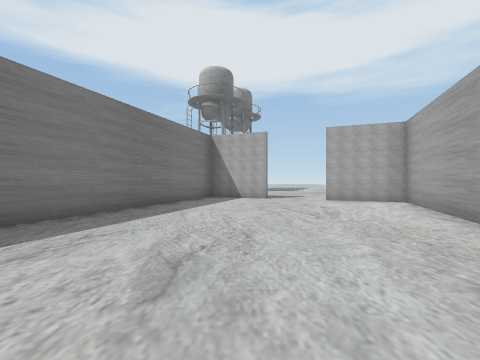
View 1 (above)

22 first-person views from a walk through a scene from a Unity 3-D project. The camera is 1.3 m above the floor, looks level and sees 90° across. The floor is counted in squares, 2 m on a side. Each view is taken from the middle of a square. On the plan, view 1 faces up. The plan holds only what a view shows up to about 9 squares ahead; the rest is blank. The place goes on beyond the plan. Some surface patterns are stand-ins.

View 2
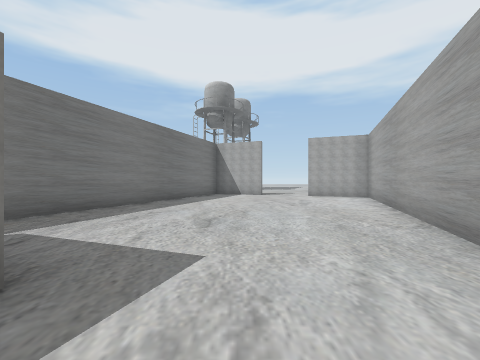

View 3
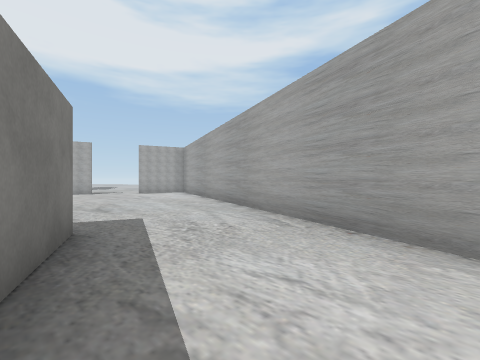

View 4
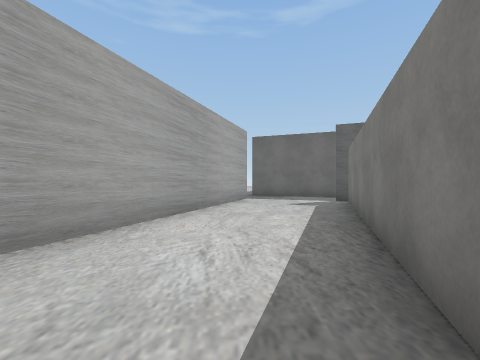

View 5
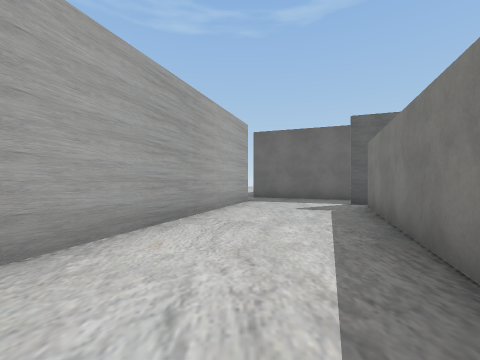

View 6
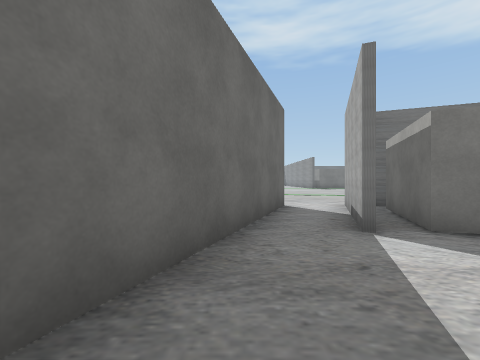

View 7
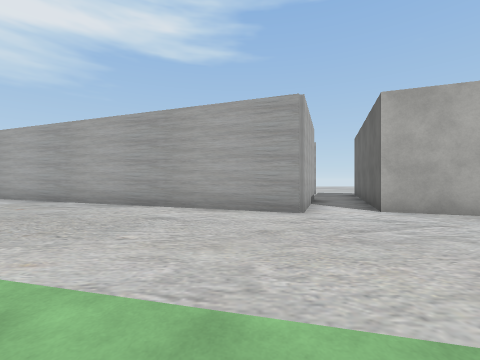

View 8
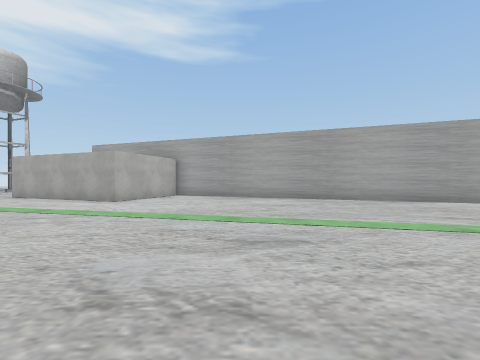

View 9
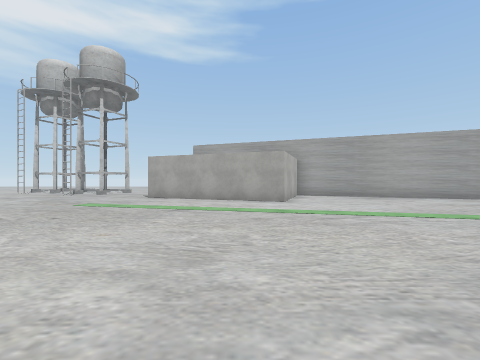

View 10
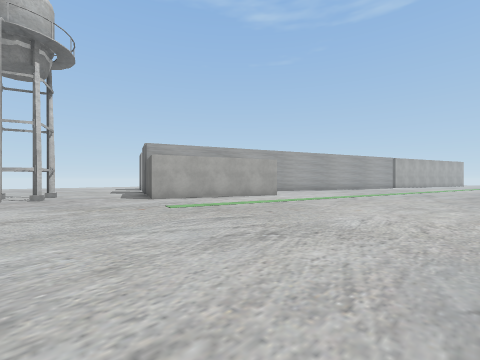

View 11
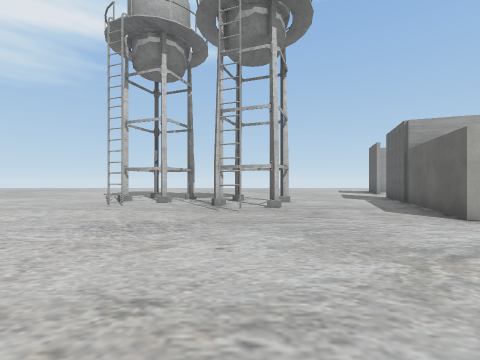

View 12
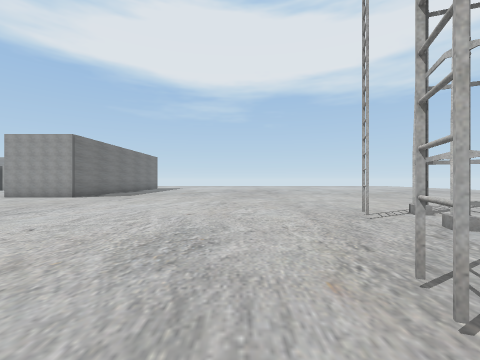

View 13
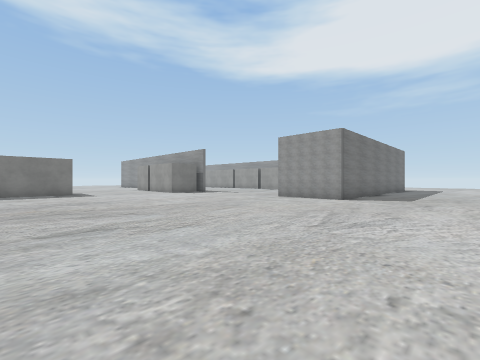

View 14
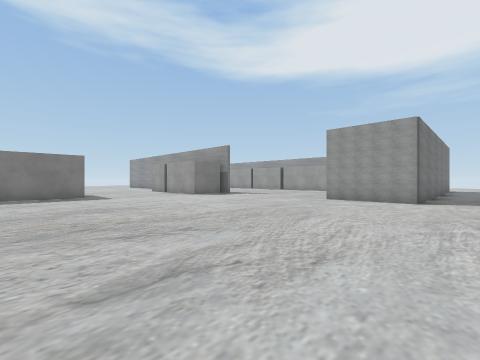

View 15
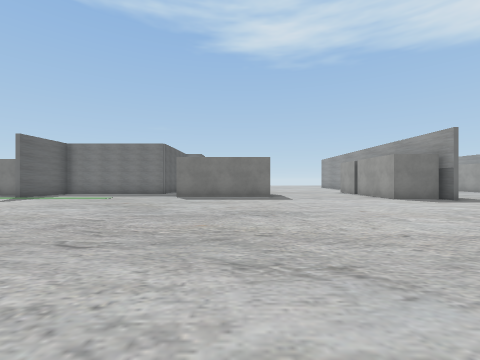

View 16
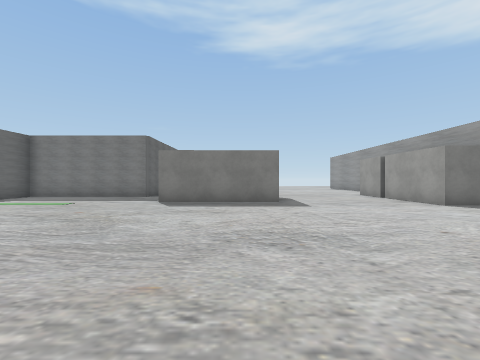

View 17
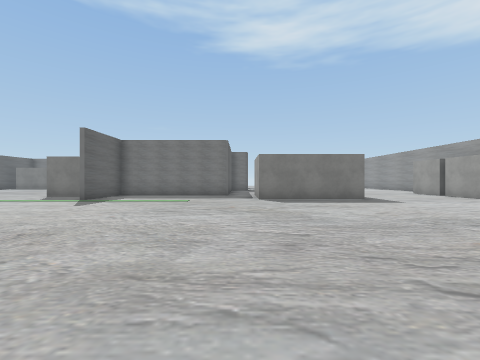

View 18
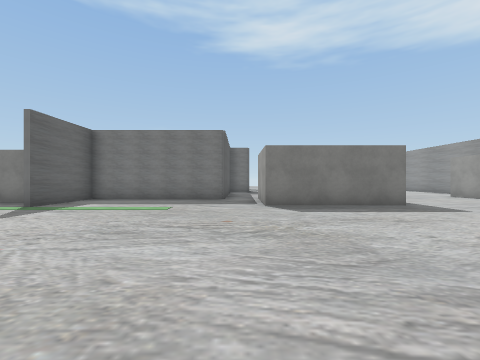

View 19
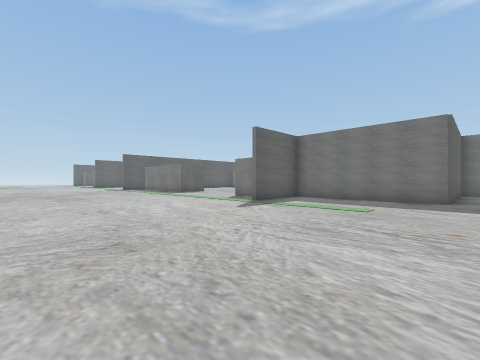

View 20
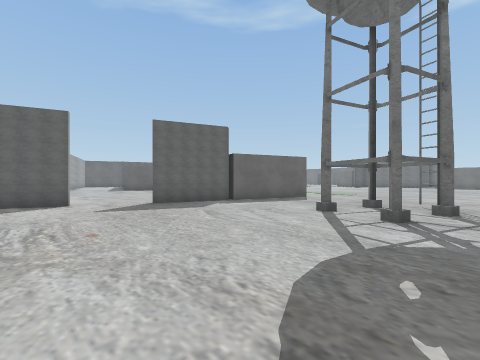

View 21
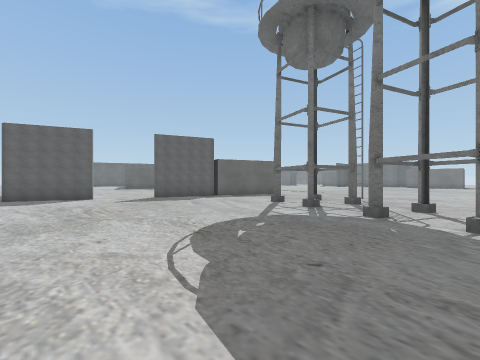

View 22
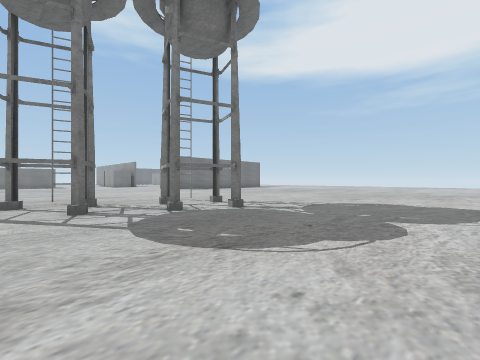

### Floor plan
Key: @ floor where view 1 was taken; # wall or solid block; . floor.
Columns run from 21 left of view 1 to 5 right of it. Each row starts with its distance up from view 1.
 22    #.   .###...............
 21 ####.. ....................
 20 ...........................
 19 ...........................
 18 ....................#......
 17 ...................#..#....
 16   #.................#......
 15   #................#.......
 14   #...............#..#.....
 13 ###.................#......
 12 ...........................
 11 ...........................
 10 .................##........
  9 .................#####.....
  8 ................## #....##.
  7 ###.............# ##.....##
  6  #..............###......##
  5  #...............##......#
  4  .. ..............#......#
  3      ............##.....##
  2       ...........#......#
  1        ..........#......#
  0           .......# ..@.##
 -1            .....## #...#
 -2             ....# ##..##
 -3             ....###...#
 -4            ....## #...#
 -5           .....# ##..##
 -6          .....## #...#
 -7           ....####...#
 -8            .....##..##
 -9             ..#.....#
-10              .####...
-11              ##  ###

Positions as (right, up) in squares from view 1, and headings:
1: (0, 0), facing up
2: (0, -2), facing up
3: (-2, -4), facing up-right
4: (-1, -1), facing down
5: (-1, -2), facing down
6: (-1, -10), facing left
7: (-12, -6), facing right
8: (-13, 2), facing right
9: (-13, 7), facing right
10: (-12, 14), facing down-right
11: (-8, 14), facing right
12: (-4, 13), facing up
13: (-7, 14), facing up-left
14: (-9, 14), facing up-left
15: (-10, 15), facing left
16: (-12, 15), facing left
17: (-11, 12), facing left
18: (-13, 12), facing left
19: (-13, 12), facing down-left
20: (4, 15), facing down-left
21: (5, 17), facing down-left
22: (5, 13), facing up-left
